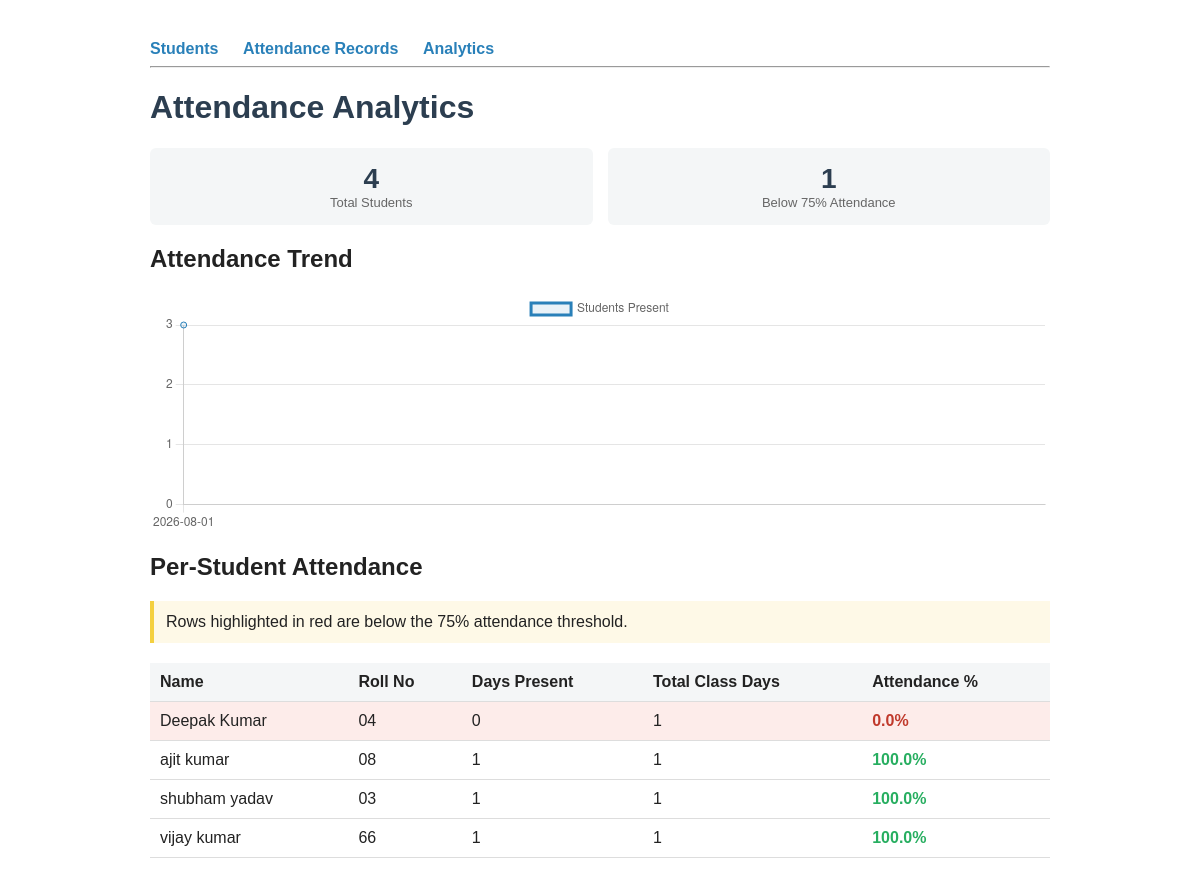
Before: /analytics with the older database file.
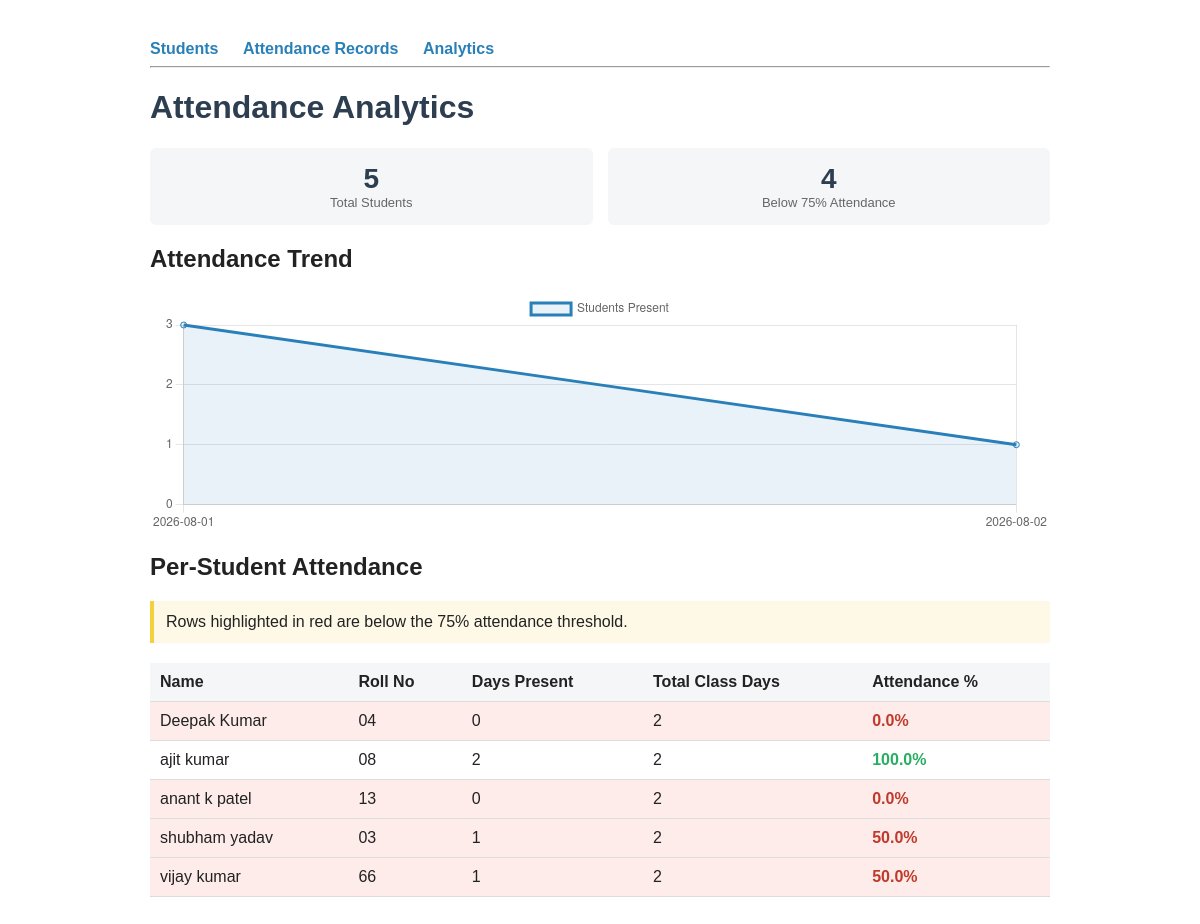
After: the same page with the newer database file.
### tables this page shows
CREATE TABLE students (
            id INTEGER PRIMARY KEY AUTOINCREMENT,
            name TEXT NOT NULL,
            roll_no TEXT UNIQUE NOT NULL
        );

### app.py (the view)
@app.route("/analytics")
def analytics():
    summary = get_attendance_summary(defaulter_threshold=75.0)
    daily_counts = get_daily_attendance_counts()
    chart_labels = json.dumps([d["date"] for d in daily_counts])
    chart_values = json.dumps([d["count"] for d in daily_counts])
    return render_template(
        "analytics.html",
        summary=summary,
        chart_labels=chart_labels,
        chart_values=chart_values,
    )

### database.py (called while the page is built)
def get_connection():
    conn = sqlite3.connect(DB_PATH)
    conn.row_factory = sqlite3.Row
    return conn

def get_total_class_days():
    conn = get_connection()
    row = conn.execute("SELECT COUNT(DISTINCT date) as cnt FROM attendance").fetchone()
    conn.close()
    return row["cnt"] if row else 0

def get_attendance_summary(defaulter_threshold=75.0):
    total_days = get_total_class_days()
    conn = get_connection()
    rows = conn.execute("""
        SELECT s.id, s.name, s.roll_no, COUNT(a.id) as days_present
        FROM students s
        LEFT JOIN attendance a ON a.student_id = s.id
        GROUP BY s.id
        ORDER BY s.name
    """).fetchall()
    conn.close()
    summary = []
    for row in rows:
        days_present = row["days_present"]
        percentage = (days_present / total_days * 100) if total_days > 0 else 0
        summary.append({
            "name": row["name"],
            "roll_no": row["roll_no"],
            "days_present": days_present,
            "total_class_days": total_days,
            "percentage": round(percentage, 1),
            "is_defaulter": percentage < defaulter_threshold,
        })
    return summary

def get_daily_attendance_counts():
    conn = get_connection()
    rows = conn.execute("""
        SELECT date, COUNT(*) as count
        FROM attendance
        GROUP BY date
        ORDER BY date
    """).fetchall()
    conn.close()
    return [dict(row) for row in rows]

### templates/analytics.html (shortened to what this page needs)
{% extends "base.html" %}
{% block content %}
    <h1>Attendance Analytics</h1>
    {% set total_students = summary|length %}
    {% set defaulter_count = summary|selectattr("is_defaulter")|list|length %}
    <div class="stat-cards">
        <div class="stat-card">
            <div class="value">{{ total_students }}</div>
            <div class="label">Total Students</div>
        </div>
        <div class="stat-card">
            <div class="value">{{ defaulter_count }}</div>
            <div class="label">Below 75% Attendance</div>
        </div>
    </div>
    <h2>Attendance Trend</h2>
    <canvas id="trendChart" height="80"></canvas>
    <h2>Per-Student Attendance</h2>
    <div class="note">
        Rows highlighted in red are below the 75% attendance threshold.
    </div>
    <table>
        <tr><th>Name</th><th>Roll No</th><th>Days Present</th><th>Total Class Days</th><th>Attendance %</th></tr>
        {% for s in summary %}
        <tr class="{{ 'defaulter' if s.is_defaulter else '' }}">
            <td>{{ s.name }}</td>
            <td>{{ s.roll_no }}</td>
            <td>{{ s.days_present }}</td>
            <td>{{ s.total_class_days }}</td>
            <td class="{{ 'pct-bad' if s.is_defaulter else 'pct-good' }}">{{ s.percentage }}%</td>
        </tr>
        {% endfor %}
    </table>
    <script>
        const ctx = document.getElementById('trendChart');
        new Chart(ctx, {
            type: 'line',
            data: {
                labels: {{ chart_labels|safe }},
                datasets: [{
                    label: 'Students Present',
                    data: {{ chart_values|safe }},
                    borderColor: '#2980b9',
                    backgroundColor: 'rgba(41, 128, 185, 0.1)',
                    tension: 0.2,
                    fill: true,
                }]
            },
            options: {
                scales: { y: { beginAtZero: true, ticks: { stepSize: 1 } } }
            }
        });
    </script>
{% endblock %}

### templates/base.html (shortened to what this page needs)
<!DOCTYPE html>
<html lang="en">
<head>
</head>
<body>
    <nav>
        <a href="/">Students</a>
        <a href="/attendance">Attendance Records</a>
        <a href="/analytics">Analytics</a>
    </nav>
    <hr>
    {% block content %}{% endblock %}
</body>
</html>

### templates/base.html (style rules this page uses)
body { font-family: Arial, sans-serif; max-width: 900px; margin: 40px auto; padding: 0 20px; color: #222; }
h1 { color: #2c3e50; }
nav a { margin-right: 20px; text-decoration: none; color: #2980b9; font-weight: bold; }
table { width: 100%; border-collapse: collapse; margin-top: 20px; }
th, td { padding: 10px; text-align: left; border-bottom: 1px solid #ddd; }
th { background: #f4f6f7; }
.note { background: #fef9e7; padding: 12px; border-left: 4px solid #f4d03f; margin: 15px 0; }
.defaulter { background: #fdecea; }
.stat-cards { display: flex; gap: 15px; margin: 15px 0; }
.stat-card { flex: 1; background: #f4f6f7; padding: 15px; border-radius: 6px; text-align: center; }
.stat-card .value { font-size: 28px; font-weight: bold; color: #2c3e50; }
.stat-card .label { color: #666; font-size: 13px; }
.pct-good { color: #27ae60; font-weight: bold; }
.pct-bad { color: #c0392b; font-weight: bold; }

Changed rows visible on the page:
computed for students "Deepak Kumar": total_class_days "1" → "2"
computed for students "ajit kumar": days_present "1" → "2"; total_class_days "1" → "2"
added students: name "anant k patel", roll_no "13", days_present "0", total_class_days "2", percentage "0.0"
computed for students "shubham yadav": total_class_days "1" → "2"; percentage "100.0" → "50.0"
computed for students "vijay kumar": total_class_days "1" → "2"; percentage "100.0" → "50.0"
Other visible differences:
{{ total_students }}: "4" → "5"
{{ defaulter_count }}: "1" → "4"
chart data {{ chart_labels|safe }}: ["2026-08-01"] → ["2026-08-01", "2026-08-02"]
chart data {{ chart_values|safe }}: [3] → [3, 1]
